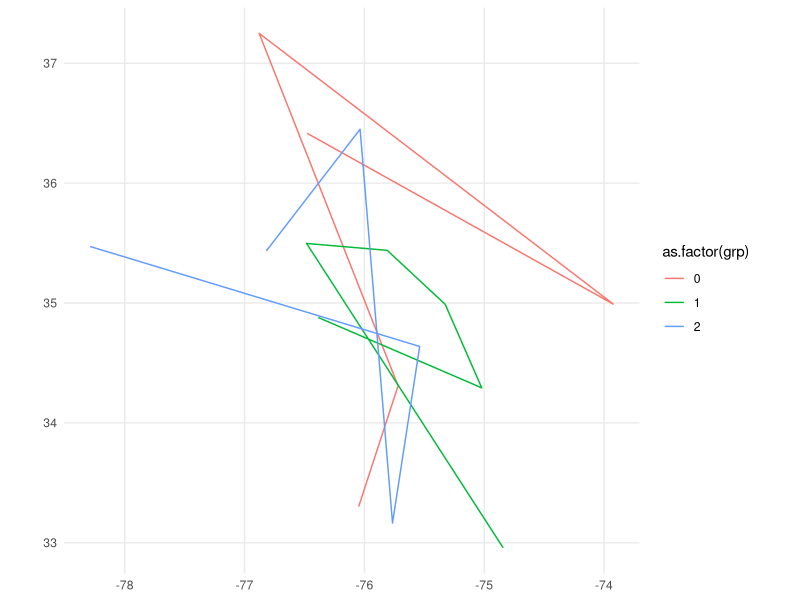

Generate this figure with R:
## ---- chunk 1
knitr::opts_chunk$set(echo = TRUE)
library(sf)
library(purrr)
library(dplyr)
library(ggplot2)
## ---- chunk 2
############### A couple of convenience functions
make_point <- function(lon, lat) {
  sf::st_point(c(lon, lat)) 
}
make_line <- function(crds) {
  crds %>% as.matrix() %>% sf::st_linestring()
}
## ---- chunk 3
############### Set up the df with simulated data
x <- c(1,3,2,4,1,100,6,2,3,5,1,135,4,4,7,1)
N <- length(x)
dfx <- data.frame(idx = 1:length(x), x=x, 
                  lon = rnorm(N, mean=-76, sd=1), 
                  lat = rnorm(N, mean=35, sd=1)) %>%
  mutate(geometry = purrr::map2(lon, lat, make_point) %>% sf::st_sfc())

THRESH <- 100   # threshold value for splitting
## ---- chunk 4
############## Do the business
df.new <- dfx %>%
  mutate(z    = purrr::map_dbl(x, function(x) {ifelse(x>=THRESH,1,0)}),  # mark values that exceed threshold
         grp  = cumsum(z)) %>%                                           # label groups
  group_by(grp) %>%                                                      # divide into groups
  summarise(m = sf::st_coordinates(geometry)) %>% tidyr::nest() %>%      # create nested groups
  mutate(ln = purrr::map(data, make_line) %>% sf::st_sfc()) %>%          # make lines from nested groups
  dplyr::select(-data)                                                   # discard unwanted cols
## ---- chunk 5
p <- ggplot(df.new) +
  geom_sf(aes(geometry=ln, color=as.factor(grp))) +
  theme_minimal()
## ---- chunk 6
# OR - Pack it into a single function!
line_splitter <- function(pts, v, thresh) {
  if (length(pts) != length(v)) {stop("pts and v must be the same length!")}
  data.frame(geometry=pts, v=v) %>%
    mutate(z = purrr::map_dbl(v, function(x) {ifelse(x>=thresh, 1, 0)}),
           g = cumsum(z)) %>%
    group_by(g) %>%
    summarise(m = sf::st_coordinates(geometry)) %>% tidyr::nest() %>%          
    mutate(ln = purrr::map(data, make_line) %>% sf::st_sfc()) %>% 
    dplyr::select(g,ln)                                                      
}

df.new2 <- line_splitter(dfx$geometry, dfx$x, THRESH)
